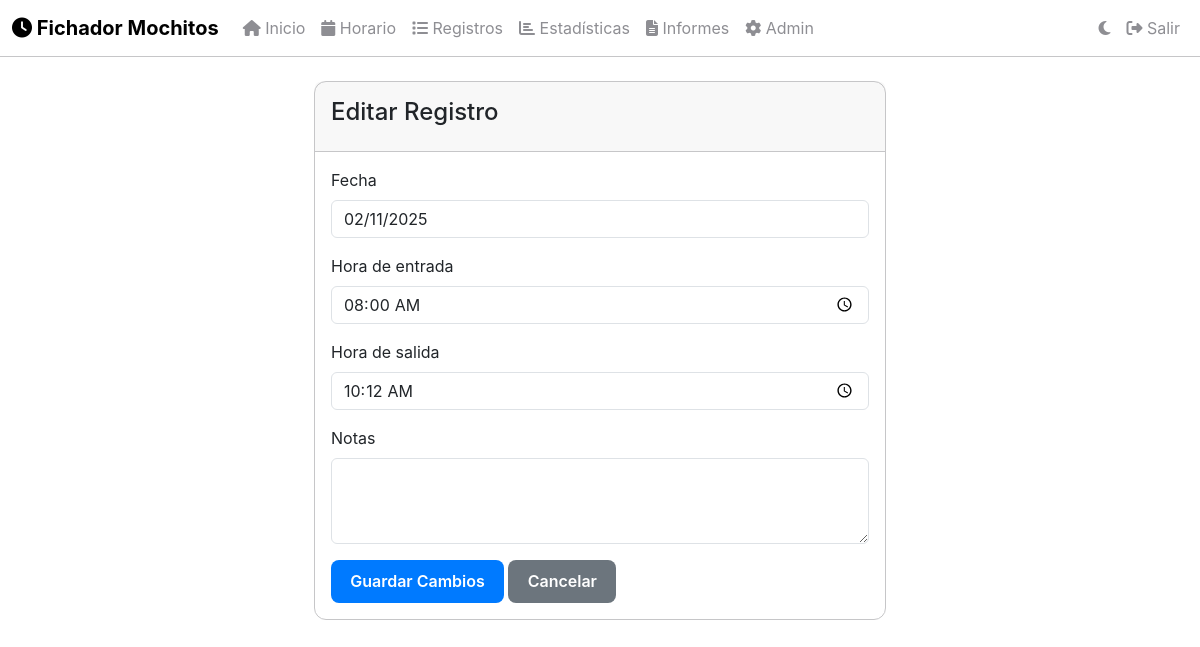
Screenshot of /admin/edit_record/4 (signed in) with the database file from the repository.
### app.py (models this page shows)
class TimeRecord(db.Model):
    id = db.Column(db.Integer, primary_key=True)
    user_id = db.Column(db.Integer, db.ForeignKey('user.id'), nullable=False)
    date = db.Column(db.Date, nullable=False)
    entry_time = db.Column(db.DateTime, nullable=False)
    exit_time = db.Column(db.DateTime, nullable=True)
    location = db.Column(db.String(200), nullable=True)
    latitude = db.Column(db.Float, nullable=True)
    longitude = db.Column(db.Float, nullable=True)
    notes = db.Column(db.String(500), nullable=True)
    is_active = db.Column(db.Boolean, default=True)

### app.py (the view, shortened to what this page needs)
@app.route('/admin/edit_record/<int:record_id>', methods=['GET', 'POST'])
@login_required
def admin_edit_record(record_id):
    if not current_user.is_admin:
        flash('No tienes permisos de administrador', 'error')
        return redirect(url_for('dashboard'))
    record = TimeRecord.query.get_or_404(record_id)
    return render_template('edit_record.html', record=record)

### app.py (called while the page is built)
@login_manager.user_loader
def load_user(user_id):
    return User.query.get(int(user_id))

@app.context_processor
def inject_now():
    return {'now': datetime.now()}

### templates/edit_record.html (shortened to what this page needs)
{% extends "base.html" %}
{% block content %}
<div class="row justify-content-center">
    <div class="col-md-6">
        <div class="card">
            <div class="card-header">
                <h4>Editar Registro</h4>
            </div>
            <div class="card-body">
                <form method="POST">
                    <div class="mb-3">
                        <label class="form-label">Fecha</label>
                        <input type="text" class="form-control" value="{{ record.date.strftime('%d/%m/%Y') }}" readonly>
                    </div>
                    <div class="mb-3">
                        <label for="entry_time" class="form-label">Hora de entrada</label>
                        <input type="time" class="form-control" id="entry_time" name="entry_time"
                               value="{{ record.entry_time.strftime('%H:%M') }}" required>
                    </div>
                    <div class="mb-3">
                        <label for="exit_time" class="form-label">Hora de salida</label>
                        <input type="time" class="form-control" id="exit_time" name="exit_time"
                               value="{{ record.exit_time.strftime('%H:%M') if record.exit_time else '' }}">
                    </div>
                    <div class="mb-3">
                        <label for="notes" class="form-label">Notas</label>
                        <textarea class="form-control" id="notes" name="notes" rows="3">{{ record.notes or '' }}</textarea>
                    </div>
                    <button type="submit" class="btn btn-primary">Guardar Cambios</button>
                    <a href="{{ url_for('admin_user_records', user_id=record.user_id) }}" class="btn btn-secondary">Cancelar</a>
                </form>
            </div>
        </div>
    </div>
</div>
{% endblock %}

### rows the page displays
TimeRecord: date "02/11/2025", entry_time "08:00", exit_time "10:12"
